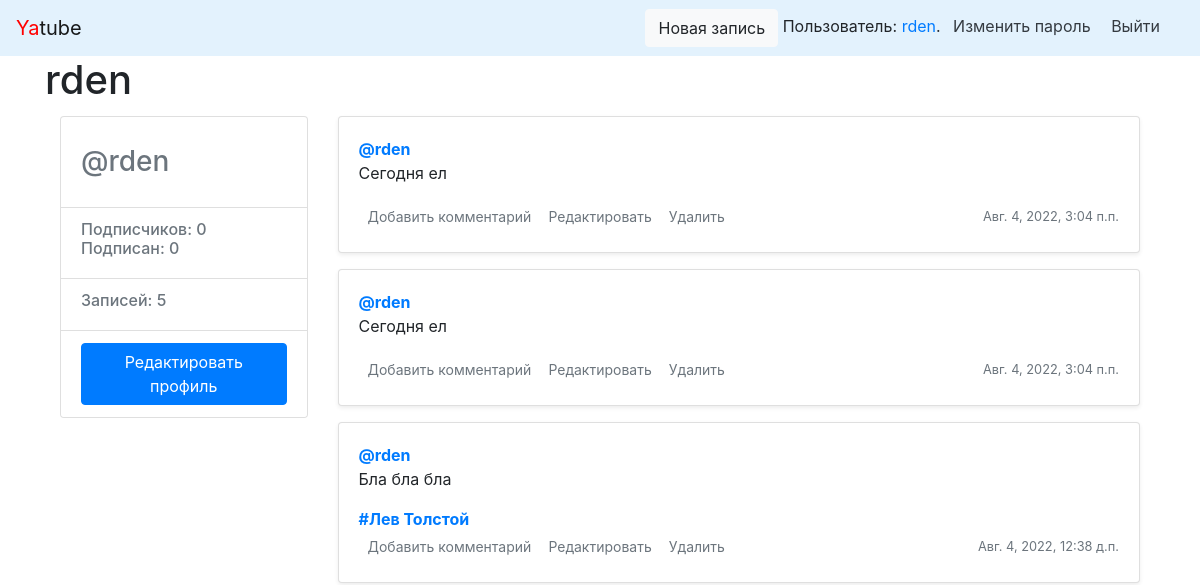
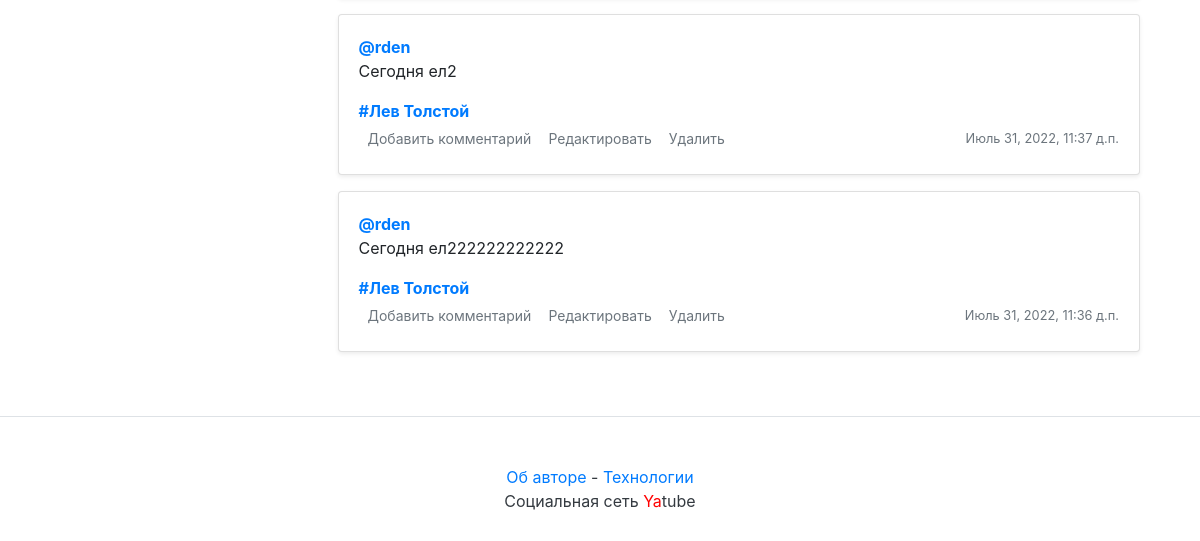
/rden/ (signed in), run on an earlier commit of the app's database (2 pictures, top to bottom).
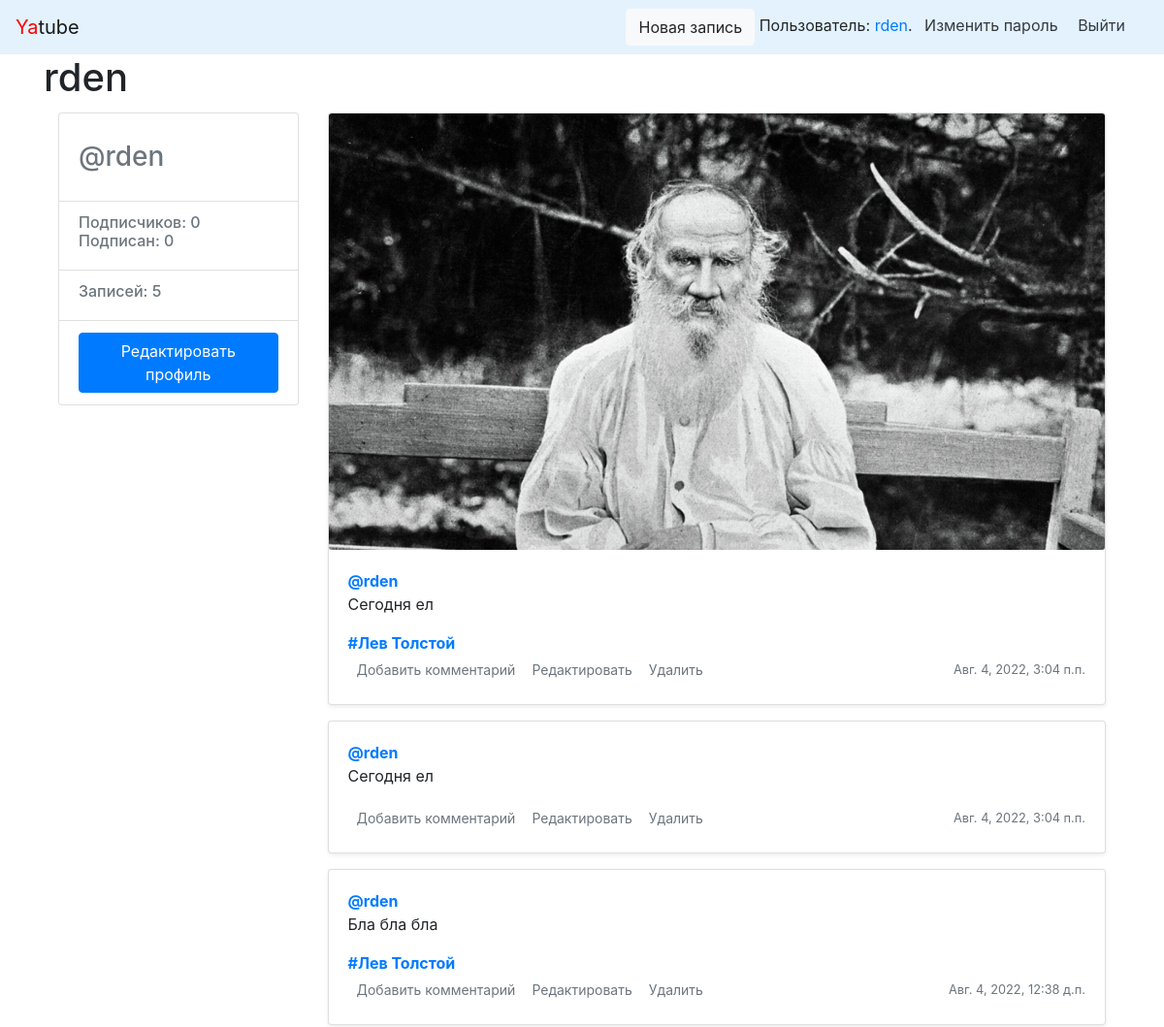
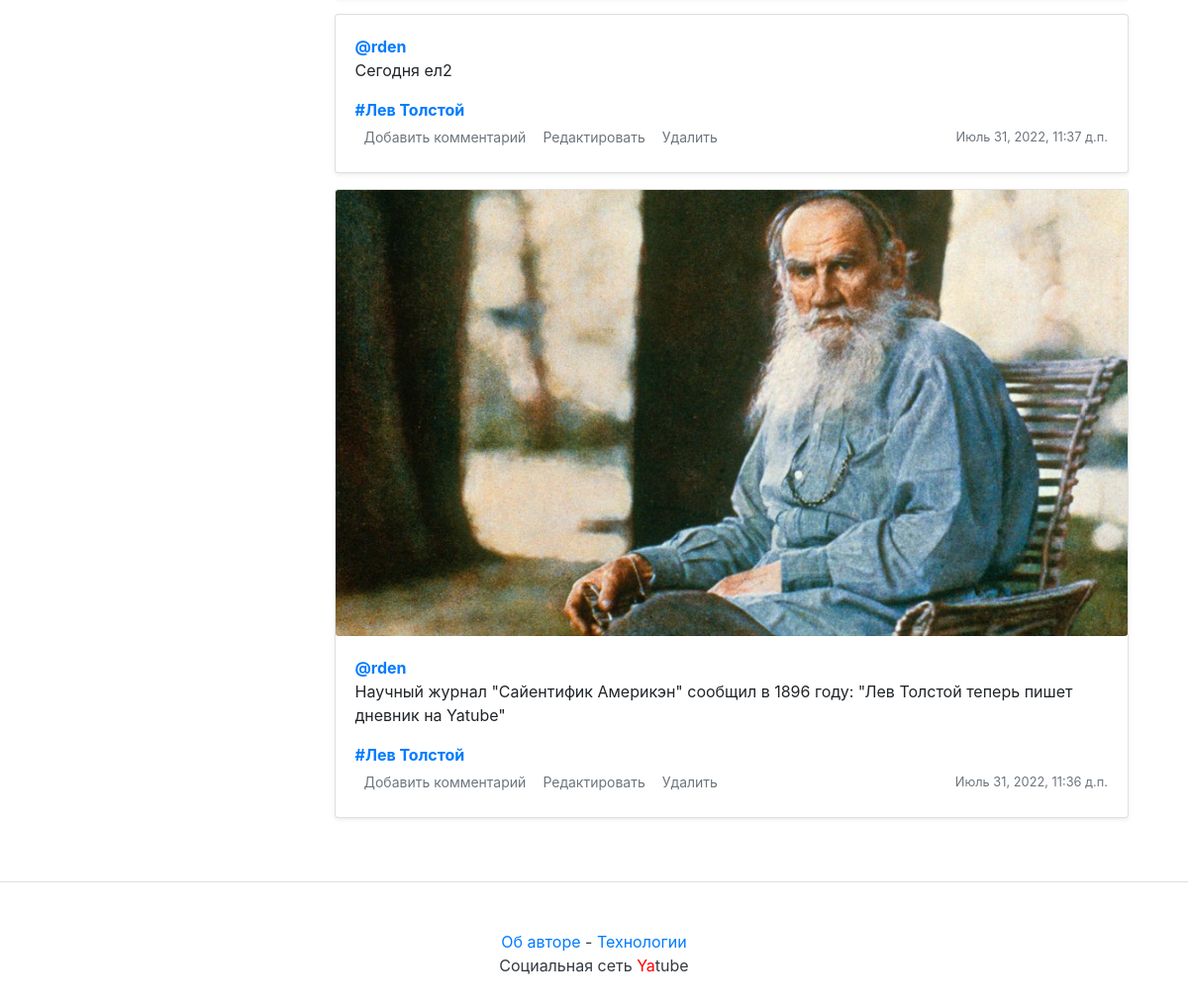
And on a later commit of the database (2 pictures, top to bottom).
### posts/models.py (models this page shows, shortened)
class Post(models.Model):
    text = models.TextField(verbose_name='Текст')
    pub_date = models.DateTimeField("date published", auto_now_add=True)
    author = models.ForeignKey(User, on_delete=models.CASCADE, related_name="posts")
    group = models.ForeignKey(Group, on_delete=models.CASCADE, blank=True, null=True, verbose_name='Группа')
    image = models.ImageField(upload_to='posts/', blank=True, null=True, verbose_name='Изображение')

class Group(models.Model):
    title = models.CharField(max_length=200)
    slug = models.SlugField(unique=True)
    description = models.TextField()

### posts/views.py (the view)
# urls.py: path('<str:username>/', views.profile, name='profile'),
def profile(request, username):
    profile = get_object_or_404(User, username=username)
    post_list = profile.posts.order_by('-pub_date').all()
    paginator = Paginator(post_list, 5)
    page_number = request.GET.get('page')
    page = paginator.get_page(page_number)
    follow = Follow.objects.filter(user=request.user, author=profile).exists()
    return render(request, 'profile.html', {"profile": profile, "page": page, "paginator": paginator, 'follow': follow})

### yatube/context_processors/context.py (called while the page is built)
def year(request):
    return {'year': dt.datetime.now().year}

### templates/profile.html (shortened to what this page needs)
{% extends "base.html" %}
{% load thumbnail %}
{% block header %}{{ profile.username }}{% endblock %}
{% block content %}
<main role="main" class="container">
    <div class="row">
            <div class="col-md-3 mb-3 mt-1">
                    <div class="card">
                            <div class="card-body">
                                    <div class="h3 text-muted">
                                         @{{ profile.username }}
                                    </div>
                            </div>
                            <ul class="list-group list-group-flush">
                                    <li class="list-group-item">
                                            <div class="h6 text-muted">
                                            Подписчиков: {{ profile.following.count }} <br />
                                            Подписан: {{ profile.follower.count }}
                                            </div>
                                    </li>
                                    <li class="list-group-item">
                                            <div class="h6 text-muted">
                                                Записей: {{ profile.posts.all | length }}
                                            </div>
                                    </li>
                                    <li class="list-group-item">
                                        {% if profile.username == user.username %}
                                        <a class="btn btn-primary"
                                            href="{% url 'profile_edit' profile.username%}" role="button">
                                            Редактировать профиль
                                        </a>
                                        {% endif %}
                                    </li>
                            </ul>
                    </div>
            </div>
            <div class="col-md-9">
                {% for post in page %}
                    {% include "post_item.html" with post=post %}
                {% endfor %}
     </div>
    </div>
</main>
{% endblock %}

### templates/post_item.html
<div class="card mb-3 mt-1 shadow-sm">
    {% load thumbnail %}
    {% thumbnail post.image "960x339" crop="center" upscale=True as im %}
    <img class="card-img" src="{{ im.url }}" />
    {% endthumbnail %}
    <div class="card-body">
        <p class="card-text">
            <a name="post_{{ post.id }}" href="{% url 'profile' post.author.username %}">
                <strong class="d-block text-gray-dark">@{{ post.author }}</strong>
            </a>
            {{ post.text|linebreaksbr }}
        </p>
        {% if post.group %}
        <a class="card-link muted" href="{% url 'group' post.group.slug %}">
                <strong class="d-block text-gray-dark">#{{ post.group.title }}</strong>
        </a>
        {% endif %}
        <div class="d-flex justify-content-between align-items-center">
            <div class="btn-group ">
                <a class="btn btn-sm text-muted" href="{% url 'post' post.author.username post.id %}" role="button">
                    {% if post.comments.exists %}
                    {{ post.comments.count }} комментариев
                    {% else%}
                    Добавить комментарий
                    {% endif %}
                </a>
                 {% if user == post.author %}
                 <a class="btn btn-sm text-muted" href="{% url 'post_edit' post.author.username post.id %}"
                        role="button">
                        Редактировать
                </a>
                <a class="btn btn-sm text-muted" href="{% url 'post_delete' post.author.username post.id %}"
                        role="button">
                        Удалить
                </a>
                {% endif %}
            </div>
            <small class="text-muted">{{ post.pub_date }}</small>
        </div>
    </div>
</div>

What changed in the data, as far as the page shows it:
changed Post (number 1 of 5 on the later page): group_id empty → 1 (drawn); group (not shown) → "Лев Толстой"
changed Post: text "Сегодня ел222222222222" → "Научный журнал \"Сайентифик Америкэн\" сообщил в 1896 году: \"Лев Толстой теперь пишет дневник на Yatube\""
